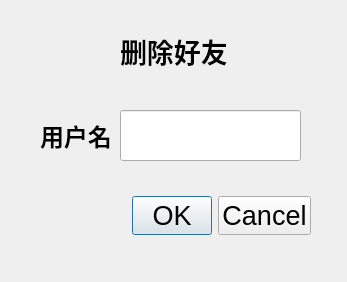
<?xml version="1.0" encoding="UTF-8"?>
<ui version="4.0">
 <class>delfriend</class>
 <widget class="QDialog" name="delfriend">
  <property name="geometry">
   <rect>
    <x>0</x>
    <y>0</y>
    <width>347</width>
    <height>282</height>
   </rect>
  </property>
  <property name="windowTitle">
   <string>Dialog</string>
  </property>
  <widget class="QDialogButtonBox" name="buttonBox">
   <property name="geometry">
    <rect>
     <x>-90</x>
     <y>160</y>
     <width>401</width>
     <height>111</height>
    </rect>
   </property>
   <property name="font">
    <font>
     <pointsize>20</pointsize>
    </font>
   </property>
   <property name="orientation">
    <enum>Qt::Horizontal</enum>
   </property>
   <property name="standardButtons">
    <set>QDialogButtonBox::Cancel|QDialogButtonBox::Ok</set>
   </property>
  </widget>
  <widget class="QLabel" name="label_2">
   <property name="geometry">
    <rect>
     <x>40</x>
     <y>110</y>
     <width>101</width>
     <height>51</height>
    </rect>
   </property>
   <property name="font">
    <font>
     <pointsize>18</pointsize>
     <weight>75</weight>
     <bold>true</bold>
    </font>
   </property>
   <property name="text">
    <string>用户名</string>
   </property>
  </widget>
  <widget class="QLineEdit" name="name">
   <property name="geometry">
    <rect>
     <x>120</x>
     <y>110</y>
     <width>181</width>
     <height>51</height>
    </rect>
   </property>
   <property name="font">
    <font>
     <pointsize>20</pointsize>
    </font>
   </property>
  </widget>
  <widget class="QLabel" name="label">
   <property name="geometry">
    <rect>
     <x>120</x>
     <y>20</y>
     <width>331</width>
     <height>61</height>
    </rect>
   </property>
   <property name="font">
    <font>
     <pointsize>20</pointsize>
     <weight>75</weight>
     <bold>true</bold>
    </font>
   </property>
   <property name="text">
    <string>删除好友</string>
   </property>
  </widget>
 </widget>
 <resources/>
 <connections>
  <connection>
   <sender>buttonBox</sender>
   <signal>accepted()</signal>
   <receiver>delfriend</receiver>
   <slot>accept()</slot>
   <hints>
    <hint type="sourcelabel">
     <x>248</x>
     <y>254</y>
    </hint>
    <hint type="destinationlabel">
     <x>157</x>
     <y>274</y>
    </hint>
   </hints>
  </connection>
  <connection>
   <sender>buttonBox</sender>
   <signal>rejected()</signal>
   <receiver>delfriend</receiver>
   <slot>reject()</slot>
   <hints>
    <hint type="sourcelabel">
     <x>316</x>
     <y>260</y>
    </hint>
    <hint type="destinationlabel">
     <x>286</x>
     <y>274</y>
    </hint>
   </hints>
  </connection>
 </connections>
</ui>
